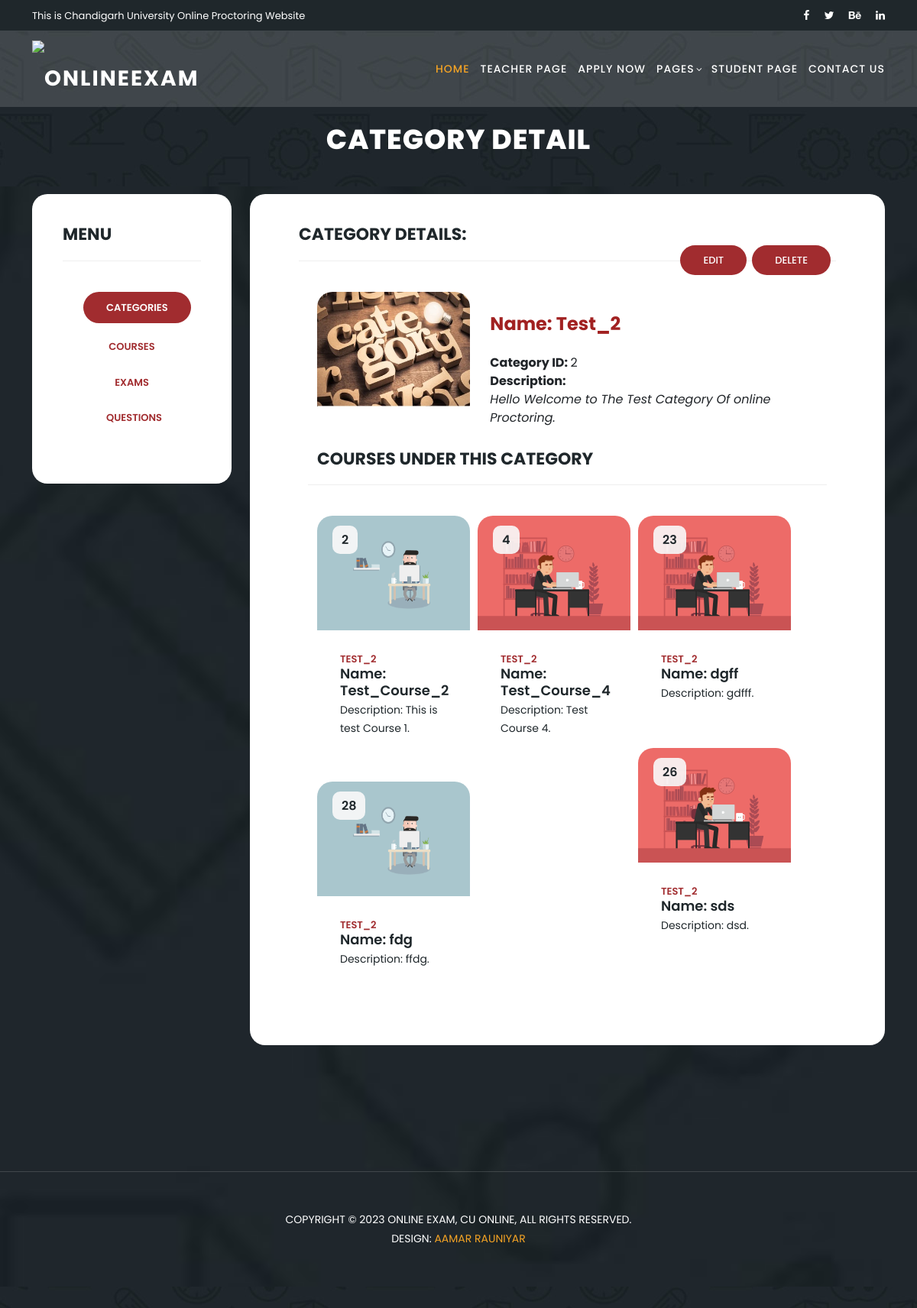
Page /category/2 on the committed database.
### questions/models.py (models this page shows, shortened)
class Category(models.Model):
    category_name = models.CharField(max_length=100,unique=True)
    category_description = models.CharField(max_length=100,blank=True)
    category_status = models.BooleanField(default=True)
    date_created = models.DateTimeField(auto_now_add=True,blank=True)
    def __str__(self):
        return self.category_name
    class Meta:
        managed = True
        db_table = 'category'
        verbose_name_plural = "Categories"

class Course(models.Model):
    course_name = models.CharField(max_length=100, unique=True)
    course_description = models.CharField(max_length=100,blank=True)
    course_image = models.ImageField(upload_to='course_images', blank=True, default='courses.gif')
    course_status = models.BooleanField(default=True)
    date_created = models.DateTimeField(auto_now_add=True,blank=True)
    course_category = models.ForeignKey(Category, on_delete=models.CASCADE)
    class Meta:
        managed = True
        db_table = 'course'

### questions/views.py (the view, shortened to what this page needs)
# urls.py: path("category/<int:category_id>", category_detail, name="category_detail"),
def category_detail(request, category_id):
    category = get_object_or_404(Category, id=category_id)
    courses = Course.objects.filter(course_category=category)
    return render (request, 'category.html', {'category': category, 'courses': courses})

### frontend/templates/category.html (shortened to what this page needs)
{% extends 'navbar.html' %}
{% load static %}
{% load bootstrap4 %}
{% load i18n %}
{% block content %}
<section class="heading-page header-text" >
  <div class="container">
    <div class="row">
      <div class="col-lg-12">
        <h2>Category Detail</h2>
      </div>
    </div>
  </div>
</section>
<section class="exam-us" id="exam">
    <div class="container">
      <div class="row">
        <div class="col-lg-12 align-self-center">
          <div class="row">
            <div class="col-lg-3">
              <form id="exam" action="" method="post">
                <div class="row">
                  <div class="col-lg-12">
                    <h2>Menu</h2>
                  </div>
                  <section class="meetings-page" id="meetings">
                    <div class="container">
                      <div class="row">
                        <div class="col-lg-12">
                          <div class="row">
                            <div class="col-lg-12">
                              <div class="filters">
                                <ul>
                                  <li class="active"><a onclick="window.location.href = `{% url 'teacher' %}`">Categories</a></li>
                                  <li><a onclick="window.location.href = `{% url 'courses' %}`">Courses</a></li>
                                  <li><a onclick="window.location.href = `{% url 'exams' %}`">Exams</a></li>
                                  <li><a onclick="window.location.href = `{% url 'questions' %}`">Questions</a></li>
                                </ul>
                              </div>
                            </div>
                        </div>
                    </div>
                </section>
                </div>
              </form>
            </div>
            <div class="col-lg-9">
              <form id="exam" action="{% url 'category_detail'  category.id %}" method="post">
                  <section class="meetings-page" id="meetings">
                      <div class="container">
                        <div class="row">
                          <div class="col-lg-12">
                            <div class="row">
                              <div class="col-lg-12">
                                <div class="col-lg-12">
                                  <h2>Category Details:  <div class="col-lg-12">
                                    <button type="button" id="delete" class="button"  >
                                        Delete
                                    </button>
                                    <button type="button" id="form-submit" class="button" onclick="location.href='#popup-box';" >
                                        Edit
                                    </button>
                                  </div>
                                </h2>
                                  <section class="meetings-page" id="meetings">
                                    <div class="container">
                                    <div class="row">
                                        <div class="col-lg-12">
                                        <div class="row">
                                            <div class="col-lg-4">
                                                <div class="row grid">
                                                    <div class="col-lg-4 templatemo-item-col all soon ">
                                                        <div class="card-item">
                                                            <div class="thumb">
                                                            <img src="{% static 'images/Category.jpg' %}" alt="" style="width:200px;height:150px;">
                                                            </div>
                                                        </div>
                                                    </div>
                                                </div>
                                            </div>
                                            <div class="col-lg-8">
                                                <div class="row">
                                                    <h4 style="color:#A12121;"><br><strong>Name: {{ category.category_name}}</strong></h4>
                                                    <p1><br><strong>Category ID: </strong> {{ category.id}} </p1>
                                                    <p1><strong>Description: </strong><br><em>{{ category.category_description}}</em></p1>
                                                </div>
                                            </div>
                                        </div>
                                        </div>
                                    </div>
                                    <div class="col-lg-12">
                                        <div class="row">
                                            <h2><br>Courses Under This Category</h2>
                                            <div class="col-lg-12" >
                                                <div class="row grid">
                                                    {% for item in courses %}
                                                    <div class="col-lg-4 templatemo-item-col all soon">
                                                        <div class="card-item">
                                                            <div class="thumb">
                                                            <div class="price">
                                                                <span>{{ item.id}}</span>
                                                            </div>
                                                            <a href="{% url 'course_detail' course_id=item.id %}"><img src="{{ item.course_image.url }}" alt="{{ item.course_name}}"style="width:200px;height:150px;"></a>
                                                            </div>
                                                            <div class="down-content">
                                                            <div class="date">
                                                                <h6>{{item.course_category}}</h6>
                                                            </div>
                                                            <a href="{% url 'course_detail' course_id=item.id %}"><h4>Name: {{ item.course_name}}</h4></a>
                                                            <p1>Description: {{ item.course_description}}.</p1>
                                                            </div>
                                                        </div>
                                                    </div>
                                                    {% endfor %}
                                                </div>
                                                </div>
                                        </div>
                                    </div>
                                    </div>
                                </section>
                                </div>
                              </div>
                            </div>
                          </div>
                        </div>
                      </div>
                    </section>
                  </form>
                  </div>
          </div>
        </div>
      </div>
    </div>
</section>
{% endblock %}

### frontend/templates/navbar.html (shortened to what this page needs)
{% load static %}
{% load bootstrap4 %}
{% load i18n %}
<!DOCTYPE html>
<html lang="en">
  <head>
    <link href="{% static 'vendor/bootstrap/css/bootstrap.min.css' %}" rel="stylesheet">
    <link rel="stylesheet"  href="{% static 'css/fontawesome.css' %}">
    <link rel="stylesheet"  href="{% static 'css/templatemo-edu-meeting.css' %}">
    <link rel="stylesheet"  href="{% static 'css/owl.css' %}">
    <link rel="stylesheet"  href="{% static 'css/lightbox.css' %}">
  </head>
<body>
  <div class="sub-header">
    <div class="container">
      <div class="row">
        <div class="col-lg-8 col-sm-8">
          <div class="left-content">
            <p>This is Chandigarh University Online Proctoring Website</p>
          </div>
        </div>
        <div class="col-lg-4 col-sm-4">
          <div class="right-icons">
            <ul>
              <li><a href="#"><i class="fa fa-facebook"></i></a></li>
              <li><a href="#"><i class="fa fa-twitter"></i></a></li>
              <li><a href="#"><i class="fa fa-behance"></i></a></li>
              <li><a href="#"><i class="fa fa-linkedin"></i></a></li>
            </ul>
          </div>
        </div>
      </div>
    </div>
  </div>
  <header class="header-area header-sticky">
      <div class="container">
          <div class="row">
              <div class="col-12">
                  <nav class="main-nav">
                      <a href="{% url 'index' %}" class="logo">
                          <img src="{% static 'images/logo.png' %}" alt="OnlineExam" >
                      </a>
                      <ul class="nav">
                          <li><a href="{% url 'index' %}" class="active">Home</a></li>
                          <li><a href="{% url 'teacher' %}">Teacher Page</a></li>
                          <li class="scroll-to-section"><a href="#apply">Apply Now</a></li>
                          <li class="has-sub">
                              <a href="javascript:void(0)">Pages</a>
                          </li>
                          <li><a href="{% url 'student' %}">Student Page</a></li>
                          <li><a href="{% url 'test' %}">Contact Us</a></li>
                      </ul>
                  </nav>
              </div>
          </div>
      </div>
  </header>
  {% block content %}
  {% endblock content %}
<section class="exam-us" id="exams">
  <div class="footer">
    <p>Copyright © 2023 Online Exam, CU Online, All Rights Reserved.
        <br>Design: <a href="#" target="_parent" title="free css templates">Aamar Rauniyar</a></p>
  </div>
</section>
</body>
</html>

### rows in the picture
Category: category_name "Test_2", id "2", category_description "Hello Welcome to The Test Category Of online Proctoring."
Course: id "2", course_image (picture), course_category "TEST_2", course_name "Test_Course_2", course_description "This is test Course 1"
Course: id "4", course_image (picture), course_category "TEST_2", course_name "Test_Course_4", course_description "Test Course 4"
Course: id "23", course_image (picture), course_category "TEST_2", course_name "dgff", course_description "gdfff"
Course: id "26", course_image (picture), course_category "TEST_2", course_name "sds", course_description "dsd"
Course: id "28", course_image (picture), course_category "TEST_2", course_name "fdg", course_description "ffdg"
